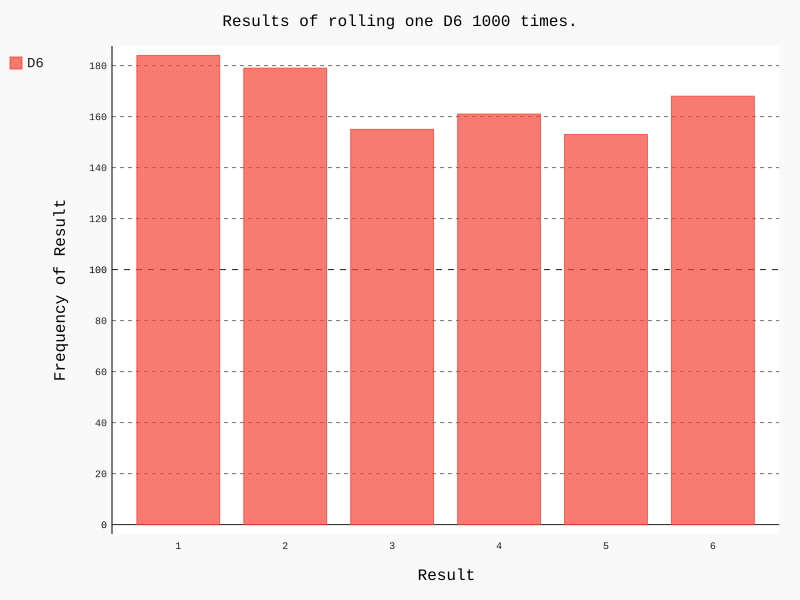

Reproduce this figure in Python.
import pygal

from die import Die

# 创建一个D6骰子
die = Die()

# 投掷几次骰子，并将结果存储在一个列表中
results = []
for roll_num in range(1000):
    result =die.roll()
    results.append(result)

# 分析结果
frequencies = []
for value in range(1, die.num_sides+1):
    frequency = results.count(value)
    frequencies.append(frequency)

# 对结果进行可视化
hist = pygal.Bar()
hist.title = 'Results of rolling one D6 1000 times.'
hist.x_labels = ['1', '2', '3', '4', '5', '6']
hist.x_title = 'Result'
hist.y_title = 'Frequency of Result'

hist.add('D6', frequencies)
hist.render_to_file('die_visual.svg')
